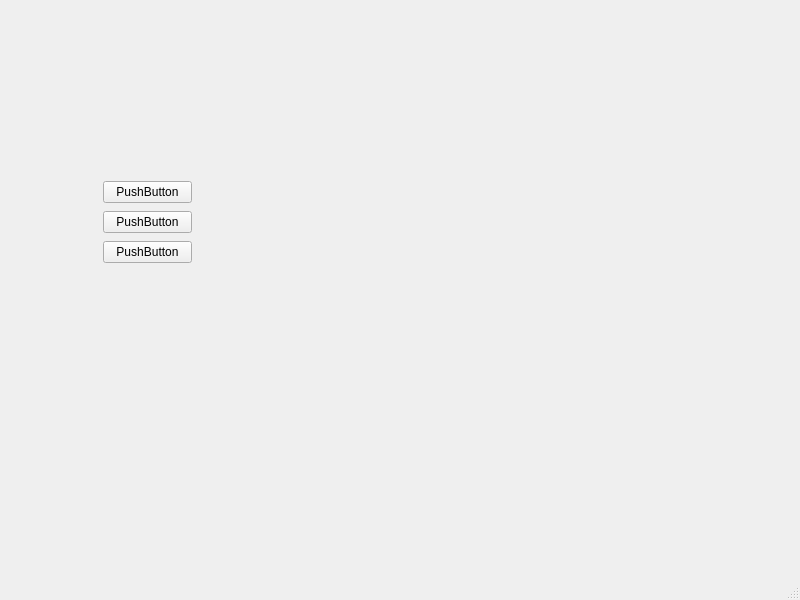
<?xml version="1.0" encoding="UTF-8"?>
<ui version="4.0">
 <class>MainWindow</class>
 <widget class="QMainWindow" name="MainWindow">
  <property name="geometry">
   <rect>
    <x>0</x>
    <y>0</y>
    <width>800</width>
    <height>600</height>
   </rect>
  </property>
  <property name="windowTitle">
   <string>MainWindow</string>
  </property>
  <widget class="QWidget" name="centralwidget">
   <widget class="QWidget" name="">
    <property name="geometry">
     <rect>
      <x>90</x>
      <y>170</y>
      <width>111</width>
      <height>105</height>
     </rect>
    </property>
    <layout class="QVBoxLayout" name="verticalLayout">
     <property name="spacing">
      <number>6</number>
     </property>
     <property name="sizeConstraint">
      <enum>QLayout::SetDefaultConstraint</enum>
     </property>
     <property name="leftMargin">
      <number>13</number>
     </property>
     <property name="topMargin">
      <number>9</number>
     </property>
     <property name="rightMargin">
      <number>9</number>
     </property>
     <property name="bottomMargin">
      <number>9</number>
     </property>
     <item>
      <widget class="QPushButton" name="pushButton">
       <property name="text">
        <string>PushButton</string>
       </property>
      </widget>
     </item>
     <item>
      <widget class="QPushButton" name="pushButton_2">
       <property name="text">
        <string>PushButton</string>
       </property>
      </widget>
     </item>
     <item>
      <widget class="QPushButton" name="pushButton_3">
       <property name="text">
        <string>PushButton</string>
       </property>
      </widget>
     </item>
    </layout>
   </widget>
  </widget>
  <widget class="QMenuBar" name="menubar">
   <property name="geometry">
    <rect>
     <x>0</x>
     <y>0</y>
     <width>800</width>
     <height>22</height>
    </rect>
   </property>
  </widget>
  <widget class="QStatusBar" name="statusbar"/>
 </widget>
 <resources/>
 <connections/>
</ui>
